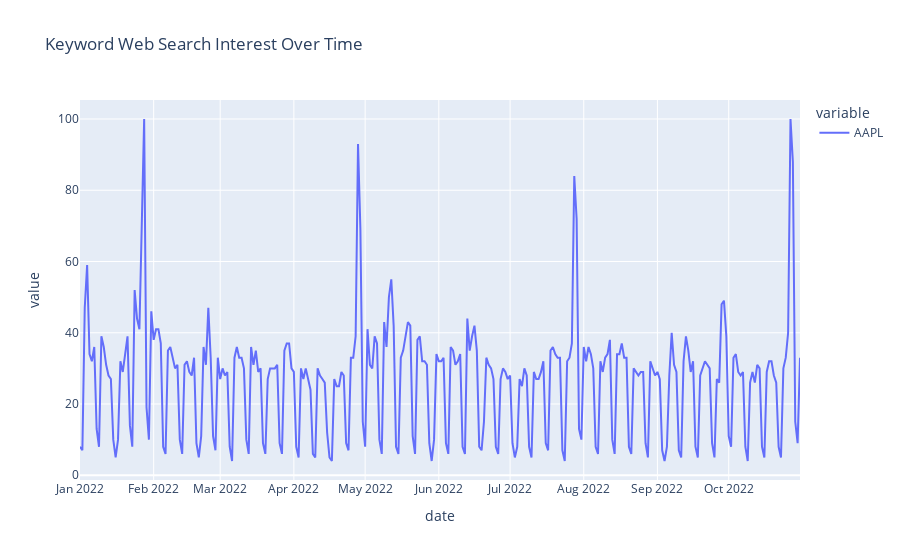

Notebook code cell kept with this figure:
### Code cell
import plotly.express as px

fig = px.line(data, x="date", y=['AAPL'], title='Keyword Web Search Interest Over Time')
fig.show()

### Figure 1 — Plotly figure (JSON) as saved in the notebook; plotly's stock layout.template omitted (floating-point values rounded to 4 significant figures; data arrays with more than 128 entries replaced by an {"elided": "..."} marker saying what was removed)
{"data": [{"hovertemplate": "variable=AAPL<br>date=%{x}<br>value=%{y}<extra></extra>", "legendgroup": "AAPL", "line": {"color": "#636efa", "dash": "solid"}, "marker": {"symbol": "circle"}, "mode": "lines", "name": "AAPL", "orientation": "v", "showlegend": true, "type": "scatter", "x": {"elided": "304 str values"}, "xaxis": "x", "y": {"elided": "304 int values"}, "yaxis": "y"}], "layout": {"legend": {"title": {"text": "variable"}, "tracegroupgap": 0}, "title": {"text": "Keyword Web Search Interest Over Time"}, "xaxis": {"anchor": "y", "domain": [0, 1], "title": {"text": "date"}}, "yaxis": {"anchor": "x", "domain": [0, 1], "title": {"text": "value"}}}}
